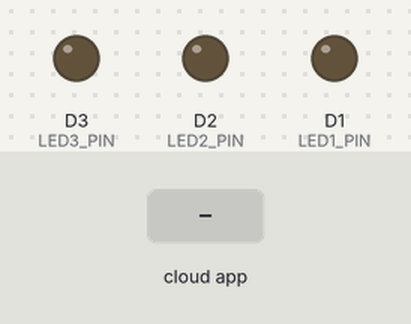
Recording of a sketch running on a simulated ESP8266 (NodeMCU). Parts: output pins drawn as LEDs (lit = HIGH). Inputs (shaded band) come from the test bench. WiFi joins after 1.5 s; servers stay silent unless stated; the Firebase database answers and starts empty; what the sketch prints to the serial monitor is not drawn.

Above: at 2.7 s.
2.8 s: the phone or cloud app sets Value1 to 1
At 3.8 s:
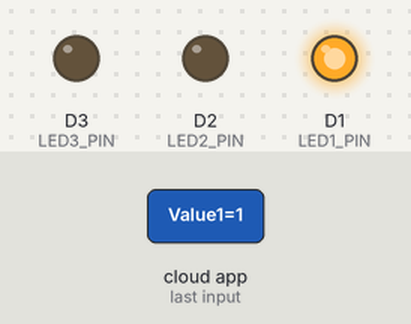
4.4 s: the phone or cloud app sets Value2 to 1
At 5.5 s:
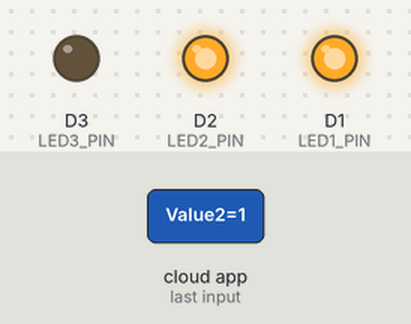
5.9 s: the phone or cloud app sets Value3 to 1
At 7.2 s:
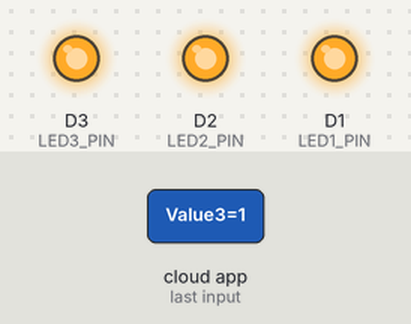
8.0 s: the phone or cloud app sets Value1 to 0
At 9.0 s:
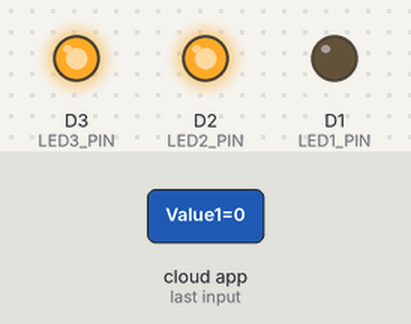
9.6 s: the phone or cloud app sets Value2 to 0
At 10.8 s:
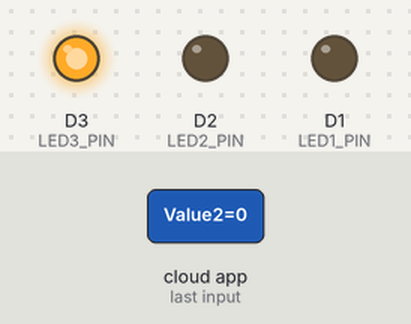
11.1 s: the phone or cloud app sets Value1 to 1
At 12.2 s:
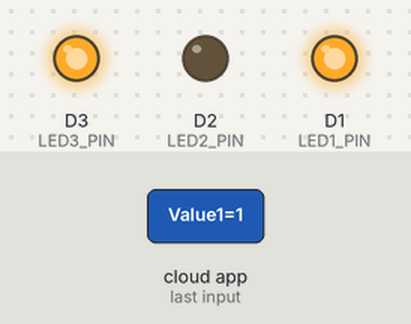
Timing chart, 0 to 13.9 s (numbered marks = the images above; inputs shaded):
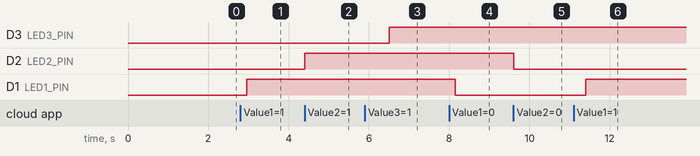

The sketch:

code.ino
```cpp
//Author - Aditya Raj
//Only for ESP-8266 ONLY...
//If needed Change The libraries compatible with ESP32...
//button controls will be added soon


#include <ESP8266WiFi.h>
#include <WiFiClientSecure.h>

#include <FirebaseESP8266.h>


// Set these to your Firebase project credentials
#define WIFI_SSID "Galgotias-H" //ssid
#define WIFI_PASSWORD ""  //password (blank for no password)
#define API_KEY "AIzaSyCZTx5qW355GSRTDeprdvP-a9Akzy79rwI"
#define DATABASE_URL "https://esp-74hc959n-3led-control-default-rtdb.asia-southeast1.firebasedatabase.app"
#define USER_EMAIL "aditya@4net.in"
#define USER_PASSWORD "Aditya321"

FirebaseData fbdo;
FirebaseAuth auth;
FirebaseConfig config;

const int LED1_PIN = D1;
const int LED2_PIN = D2;
const int LED3_PIN = D3;  //change to D4 for inbuilt LED

FirebaseData firebaseData;

void setup() {
  pinMode(LED1_PIN, OUTPUT);
  pinMode(LED2_PIN, OUTPUT);
  pinMode(LED3_PIN, OUTPUT);

digitalWrite(LED1_PIN, LOW);
digitalWrite(LED2_PIN, LOW);
digitalWrite(LED3_PIN, LOW);

  WiFi.begin(WIFI_SSID, WIFI_PASSWORD);
  Serial.begin(9600);
  while (WiFi.status() != WL_CONNECTED) {
    delay(500);
    Serial.print(".");
  }
  Serial.println("");
  Serial.println("WiFi connected");
    WiFiClientSecure client;

  Serial.printf("Firebase Client v%s\n\n", FIREBASE_CLIENT_VERSION);
  config.api_key = API_KEY;
  config.database_url = DATABASE_URL;
  auth.user.email = USER_EMAIL;
  auth.user.password = USER_PASSWORD;
  Firebase.begin(&config, &auth);

 /* //Not Working....
 Firebase.setInt("led1", ledState1);
  Firebase.setInt("led2", ledState2);
  Firebase.setInt("led3", ledState3);
  */
}

void loop() {
  // Check and control LED1
  if (Firebase.getInt(firebaseData, "/Value1")) {
    if (firebaseData.dataType() == "int") {
      int value1 = firebaseData.intData();
      digitalWrite(LED1_PIN, value1 ? HIGH : LOW);
    } else {
      Serial.println("Data type is not an integer for /value1");
    }
  } else {
    Serial.print("Failed to get value1: ");
    Serial.println(firebaseData.errorReason());
  }

  // Check and control LED2
  if (Firebase.getInt(firebaseData, "/Value2")) {
    if (firebaseData.dataType() == "int") {
      int value2 = firebaseData.intData();
      digitalWrite(LED2_PIN, value2 ? HIGH : LOW);
    } else {
      Serial.println("Data type is not an integer for /value2");
    }
  } else {
    Serial.print("Failed to get value2: ");
    Serial.println(firebaseData.errorReason());
  }

  // Check and control LED3
  if (Firebase.getInt(firebaseData, "/Value3")) {
    if (firebaseData.dataType() == "int") {
      int value3 = firebaseData.intData();
      digitalWrite(LED3_PIN, value3 ? HIGH : LOW);
    } else {
      Serial.println("Data type is not an integer for /value3");
    }
  } else {
    Serial.print("Failed to get value3: ");
    Serial.println(firebaseData.errorReason());
  }

  delay(200); // Adjust the delay as needed
}
```

Measured:
- after the input at 2.8 s, D1 (LED1_PIN): LOW → HIGH after 0.15 s
- after the input at 4.4 s, D2 (LED2_PIN): LOW → HIGH at once
- after the input at 5.9 s, D3 (LED3_PIN): LOW → HIGH after 0.61 s
- after the input at 8.0 s, D1 (LED1_PIN): HIGH → LOW after 0.16 s
- after the input at 9.6 s, D2 (LED2_PIN): HIGH → LOW at once
- after the input at 11.1 s, D1 (LED1_PIN): LOW → HIGH after 0.31 s
